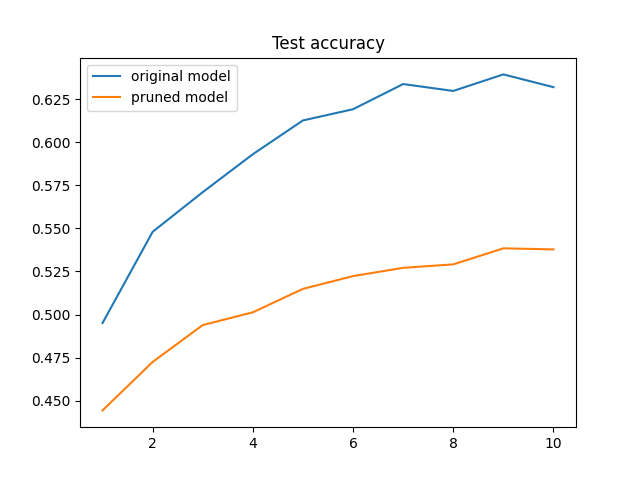

Here is the Python script that generated this plot:
# --------------------------------------
# -*- coding: utf-8 -*- 
# @Time : 2022/8/22 15:49 
# @Author : wzy 
# @File : visual.py
# ---------------------------------------
import matplotlib.pyplot as plt


def mask_vis(masks):
    for _, mask in masks.items():
        mask = mask['weight'].detach().cpu().numpy()
    print("sparsity:{}".format(mask.sum() / mask.size))
    plt.imshow(mask)


def draw(history, prune_history, epochs):
    # 三个模型的loss和acc分析
    x = list(range(1, epochs + 1))

    plt.subplot(1, 1, 1)
    plt.plot(x, [history[i][1] for i in range(epochs)], label='original model')
    plt.plot(x, [prune_history[i][1] for i in range(epochs)], label='pruned model')

    plt.title('Test accuracy')
    plt.legend()

    plt.savefig("visual.png")
